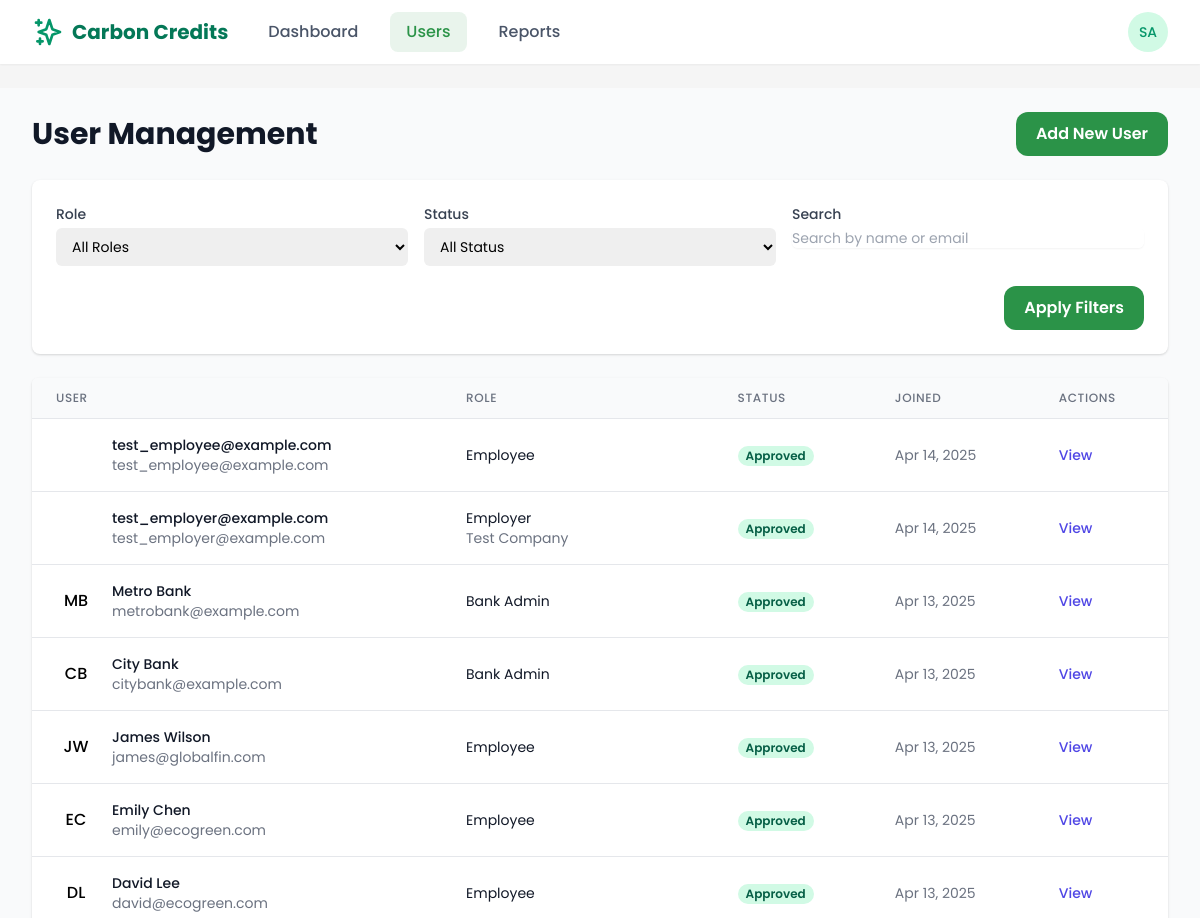
/systemadmin/users/ (signed in, upper part), run on an earlier commit of the app's database.
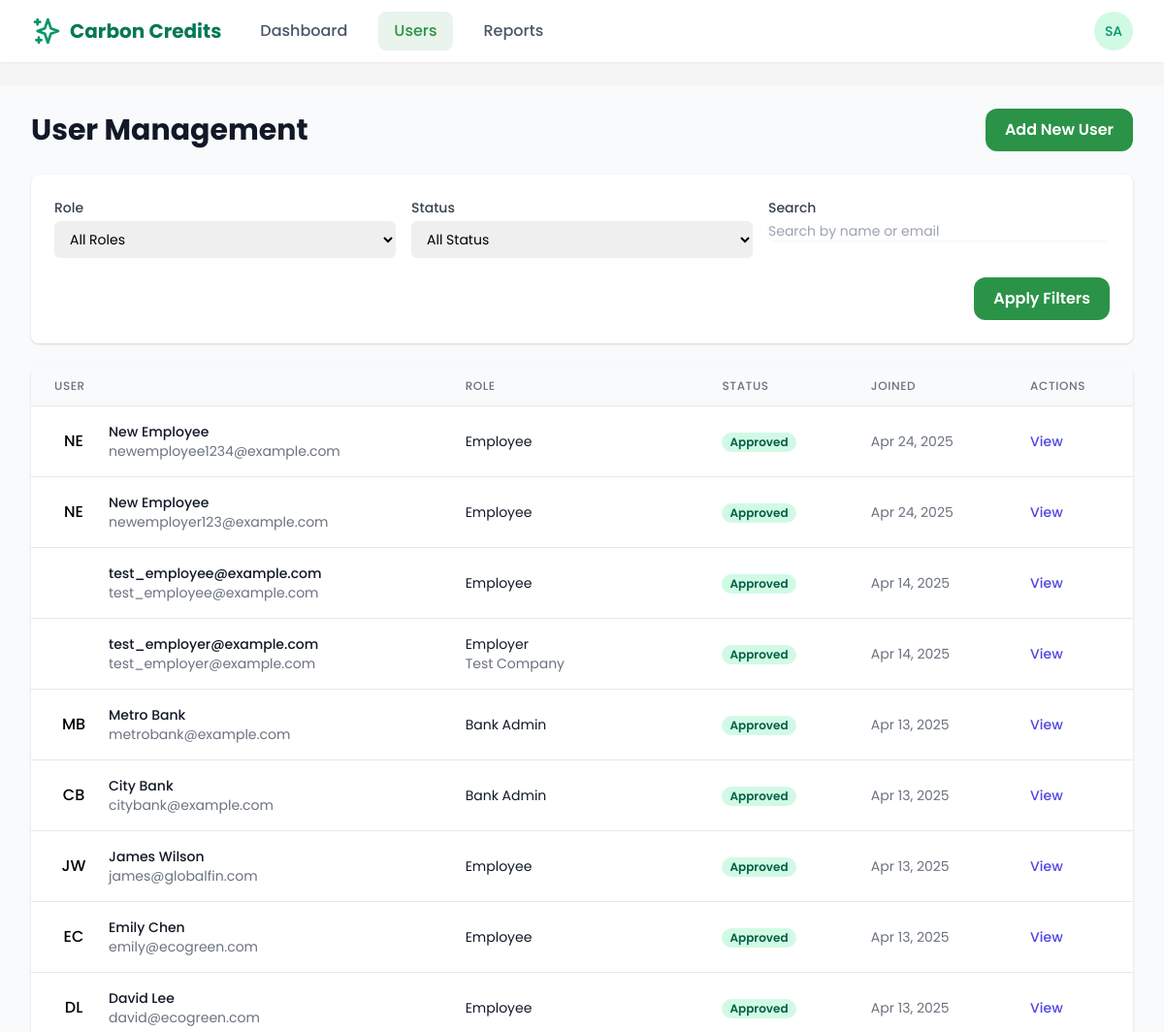
And on a later commit of the database.
### users/models.py (models this page shows, shortened)
class CustomUser(AbstractUser):
    is_employee = models.BooleanField(default=False)
    is_employer = models.BooleanField(default=False)
    is_bank_admin = models.BooleanField(default=False)
    is_super_admin = models.BooleanField(default=False)
    email = models.EmailField(_('email address'), unique=True)
    date_joined = models.DateTimeField(default=timezone.now)
    approved = models.BooleanField(default=False)
    USERNAME_FIELD = 'email'
    REQUIRED_FIELDS = ['username', 'first_name', 'last_name']
    class Meta:
        verbose_name = _('user')
        verbose_name_plural = _('users')

class EmployerProfile(models.Model):
    user = models.OneToOneField(
        CustomUser,
        on_delete=models.CASCADE,
        related_name='employer_profile'
    )
    company_name = models.CharField(max_length=100)
    registration_number = models.CharField(max_length=50, unique=True)
    industry = models.CharField(max_length=100)
    approved = models.BooleanField(default=False)
    created_at = models.DateTimeField(default=timezone.now)
    initial_credits_allocated = models.BooleanField(default=False)
    wallet_balance = models.DecimalField(max_digits=10, decimal_places=2, default=0)

### core/views/admin_views.py (the view, shortened to what this page needs)
# urls.py: path('users/', admin_views.users_list, name='admin_users'),
@login_required
@user_passes_test(is_super_admin)
def users_list(request):
    role_filter = request.GET.get('role', '')
    status_filter = request.GET.get('status', '')
    search_query = request.GET.get('search', '')
    sort_by = request.GET.get('sort', 'date_joined')
    sort_dir = request.GET.get('dir', 'desc')
    users_queryset = CustomUser.objects.all()
    if status_filter:
        if status_filter == 'approved':
            users_queryset = users_queryset.filter(approved=True)
        elif status_filter == 'pending':
            users_queryset = users_queryset.filter(approved=False)
    if sort_by == 'name':
        order_field = 'first_name' if sort_dir == 'asc' else '-first_name'
    elif sort_by == 'email':
        order_field = 'email' if sort_dir == 'asc' else '-email'
    elif sort_by == 'role':
        order_field = '-date_joined'
    else:  # default to date_joined
        order_field = 'date_joined' if sort_dir == 'asc' else '-date_joined'
    users_queryset = users_queryset.order_by(order_field)
    users_queryset = users_queryset.prefetch_related(
        'employer_profile',
        'employee_profile',
        'employee_profile__employer'
    )
    page_number = request.GET.get('page', 1)
    paginator = Paginator(users_queryset, 20)  # 20 users per page
    users = paginator.get_page(page_number)
    context = {
        'users': users,
        'role_filter': role_filter,
        'status_filter': status_filter,
        'search_query': search_query,
        'sort_by': sort_by,
        'sort_dir': sort_dir,
        'page_obj': users,
        'total_users': users_queryset.count(),
    }
    return render(request, 'admin/users.html', context)

### core/views/admin_views.py (called while the page is built)
def is_super_admin(user):
    return user.is_authenticated and user.is_super_admin

### templates/admin/users.html (shortened to what the changed rows need)
{% extends 'base.html' %}
{% load static %}
{% block content %}
<div class="bg-gray-50 min-h-screen">
  <div class="max-w-7xl mx-auto py-6 px-4 sm:px-6 lg:px-8">
    <div class="flex justify-between items-center mb-6">
      <h1 class="text-3xl font-bold text-gray-900">User Management</h1>
    </div>
    <div class="bg-white shadow overflow-hidden sm:rounded-md">
      <table class="min-w-full divide-y divide-gray-200">
        <thead class="bg-gray-50">
          <tr>
            <th scope="col" class="px-6 py-3 text-left text-xs font-medium text-gray-500 uppercase tracking-wider">User</th>
            <th scope="col" class="px-6 py-3 text-left text-xs font-medium text-gray-500 uppercase tracking-wider">Role</th>
            <th scope="col" class="px-6 py-3 text-left text-xs font-medium text-gray-500 uppercase tracking-wider">Status</th>
            <th scope="col" class="px-6 py-3 text-left text-xs font-medium text-gray-500 uppercase tracking-wider">Joined</th>
            <th scope="col" class="px-6 py-3 text-left text-xs font-medium text-gray-500 uppercase tracking-wider">Actions</th>
          </tr>
        </thead>
        <tbody id="users-table-body" class="bg-white divide-y divide-gray-200">
          {% for user in users %}
          <tr id="user-{{ user.id }}">
            <td class="px-6 py-4 whitespace-nowrap">
              <div class="flex items-center">
                <div class="flex-shrink-0 h-10 w-10 bg-primary-100 rounded-full flex items-center justify-center text-primary-600 font-medium">
                  {{ user.first_name|slice:":1" }}{{ user.last_name|slice:":1" }}
                </div>
                <div class="ml-4">
                  <div class="text-sm font-medium text-gray-900">
                    {% if user.first_name or user.last_name %}
                      {{ user.first_name }} {{ user.last_name }}
                    {% else %}
                      {{ user.email }}
                    {% endif %}
                  </div>
                  <div class="text-sm text-gray-500">{{ user.email }}</div>
                </div>
              </div>
            </td>
            <td class="px-6 py-4 whitespace-nowrap">
              <div class="text-sm text-gray-900">
                {% if user.is_super_admin %}Super Admin
                {% elif user.is_bank_admin %}Bank Admin
                {% elif user.is_employer %}Employer
                {% elif user.is_employee %}Employee
                {% else %}Unknown{% endif %}
              </div>
              {% if user.is_employer and user.employer_profile %}
              <div class="text-sm text-gray-500">{{ user.employer_profile.company_name }}</div>
              {% endif %}
            </td>
            <td class="px-6 py-4 whitespace-nowrap">
              <span class="px-2 inline-flex text-xs leading-5 font-semibold rounded-full
                {% if user.approved %}bg-green-100 text-green-800{% else %}bg-yellow-100 text-yellow-800{% endif %}">
                {% if user.approved %}Approved{% else %}Pending{% endif %}
              </span>
            </td>
            <td class="px-6 py-4 whitespace-nowrap text-sm text-gray-500">
              {{ user.date_joined|date:"M d, Y" }}
            </td>
            <td class="px-6 py-4 whitespace-nowrap text-sm font-medium">
              <div class="flex space-x-2">
                <a href="#" class="text-indigo-600 hover:text-indigo-900">View</a>
              </div>
            </td>
          </tr>
          {% empty %}
          <tr>
            <td colspan="5" class="px-6 py-4 whitespace-nowrap text-sm text-gray-500 text-center">
              No users found.
            </td>
          </tr>
          {% endfor %}
        </tbody>
      </table>
    </div>
  </div>
</div>
{% endblock %}

What changed in the data, as far as the page shows it:
added CustomUser: first_name "N", last_name "E", first_name "New", last_name "Employee", email "newemployee1234@example.com", is_super_admin "Employee", approved "Approved", date_joined "Apr 24, 2025"
added CustomUser: first_name "N", last_name "E", first_name "New", last_name "Employee", email "newemployer123@example.com", is_super_admin "Employee", approved "Approved", date_joined "Apr 24, 2025"
